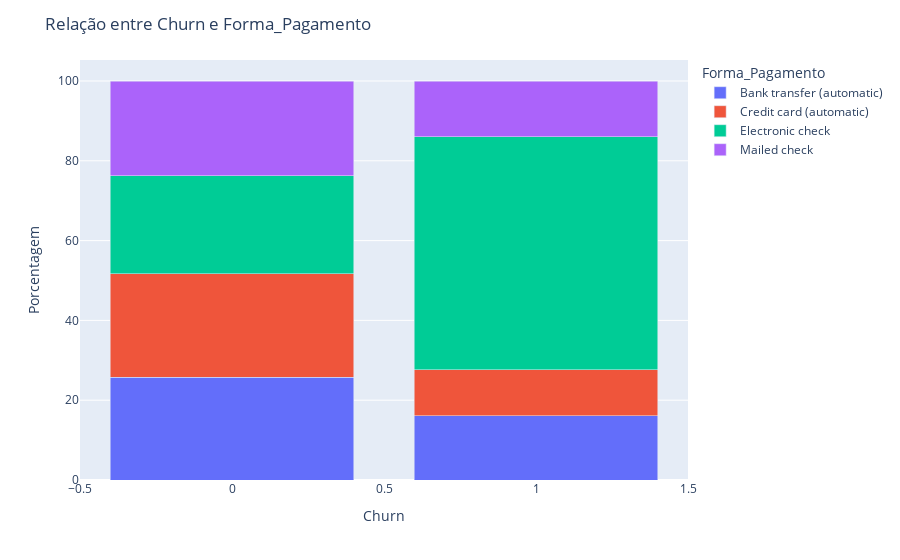

Here is the notebook cell this chart was saved with:
### Code cell
df_agrupamento = df.groupby(["Churn", "Forma_Pagamento"]).size().reset_index(name="count")
total_churn = df_agrupamento.groupby("Churn")["count"].transform("sum")
df_agrupamento["percent"] = (df_agrupamento["count"] / total_churn) * 100
fig = px.bar(df_agrupamento, x="Churn", y="percent", color="Forma_Pagamento", barmode="stack",
             labels={"Chrun": "Churn", "percent": "porcentagem", "Forma_Pagamento": "Forma_Pagamento",})
fig.update_layout(title="Relação entre Churn e Forma_Pagamento",
                  yaxis_title="Porcentagem",
                  legend_title="Forma_Pagamento")
fig.show()

### Figure 1 — Plotly figure (JSON) as saved in the notebook; plotly's stock layout.template omitted (floating-point values rounded to 4 significant figures)
{"data": [{"alignmentgroup": "True", "hovertemplate": "Forma_Pagamento=Bank transfer (automatic)<br>Churn=%{x}<br>porcentagem=%{y}<extra></extra>", "legendgroup": "Bank transfer (automatic)", "marker": {"color": "#636efa", "pattern": {"shape": ""}}, "name": "Bank transfer (automatic)", "offsetgroup": "Bank transfer (automatic)", "orientation": "v", "showlegend": true, "textposition": "auto", "type": "bar", "x": [0, 1], "xaxis": "x", "y": [25.8, 16.07], "yaxis": "y"}, {"alignmentgroup": "True", "hovertemplate": "Forma_Pagamento=Credit card (automatic)<br>Churn=%{x}<br>porcentagem=%{y}<extra></extra>", "legendgroup": "Credit card (automatic)", "marker": {"color": "#EF553B", "pattern": {"shape": ""}}, "name": "Credit card (automatic)", "offsetgroup": "Credit card (automatic)", "orientation": "v", "showlegend": true, "textposition": "auto", "type": "bar", "x": [0, 1], "xaxis": "x", "y": [25.86, 11.59], "yaxis": "y"}, {"alignmentgroup": "True", "hovertemplate": "Forma_Pagamento=Electronic check<br>Churn=%{x}<br>porcentagem=%{y}<extra></extra>", "legendgroup": "Electronic check", "marker": {"color": "#00cc96", "pattern": {"shape": ""}}, "name": "Electronic check", "offsetgroup": "Electronic check", "orientation": "v", "showlegend": true, "textposition": "auto", "type": "bar", "x": [0, 1], "xaxis": "x", "y": [24.55, 58.42], "yaxis": "y"}, {"alignmentgroup": "True", "hovertemplate": "Forma_Pagamento=Mailed check<br>Churn=%{x}<br>porcentagem=%{y}<extra></extra>", "legendgroup": "Mailed check", "marker": {"color": "#ab63fa", "pattern": {"shape": ""}}, "name": "Mailed check", "offsetgroup": "Mailed check", "orientation": "v", "showlegend": true, "textposition": "auto", "type": "bar", "x": [0, 1], "xaxis": "x", "y": [23.79, 13.91], "yaxis": "y"}], "layout": {"autosize": true, "barmode": "stack", "legend": {"title": {"text": "Forma_Pagamento"}, "tracegroupgap": 0}, "margin": {"t": 60}, "title": {"text": "Relação entre Churn e Forma_Pagamento"}, "xaxis": {"anchor": "y", "autorange": true, "domain": [0, 1], "range": [-0.5, 1.5], "title": {"text": "Churn"}, "type": "linear"}, "yaxis": {"anchor": "x", "autorange": true, "domain": [0, 1], "range": [0, 105.3], "title": {"text": "Porcentagem"}, "type": "linear"}}}
